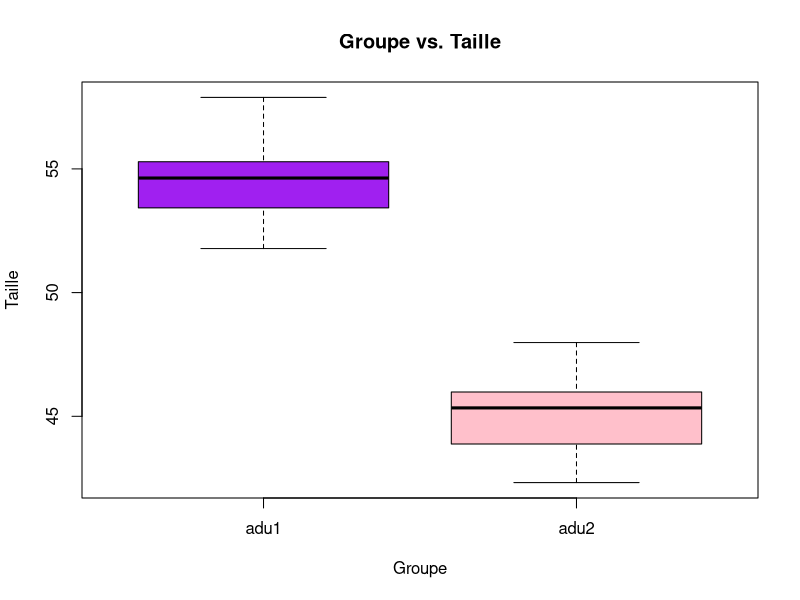
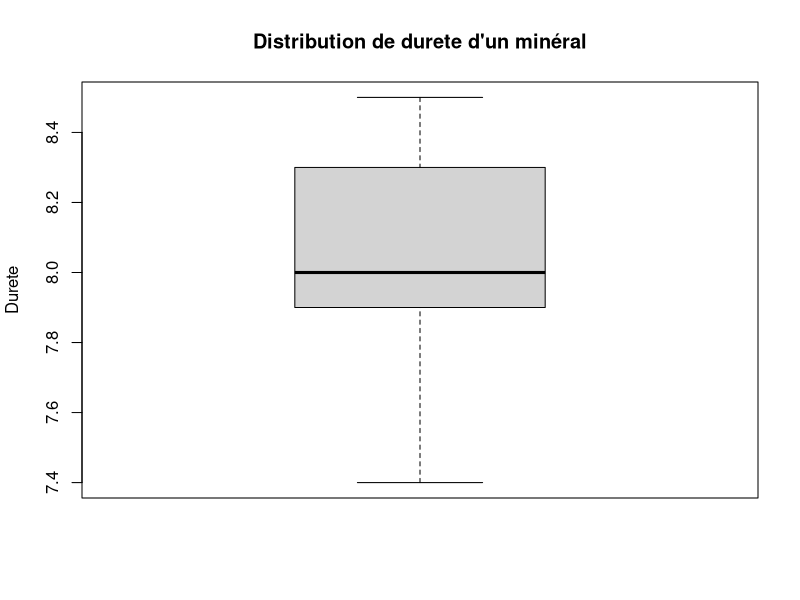
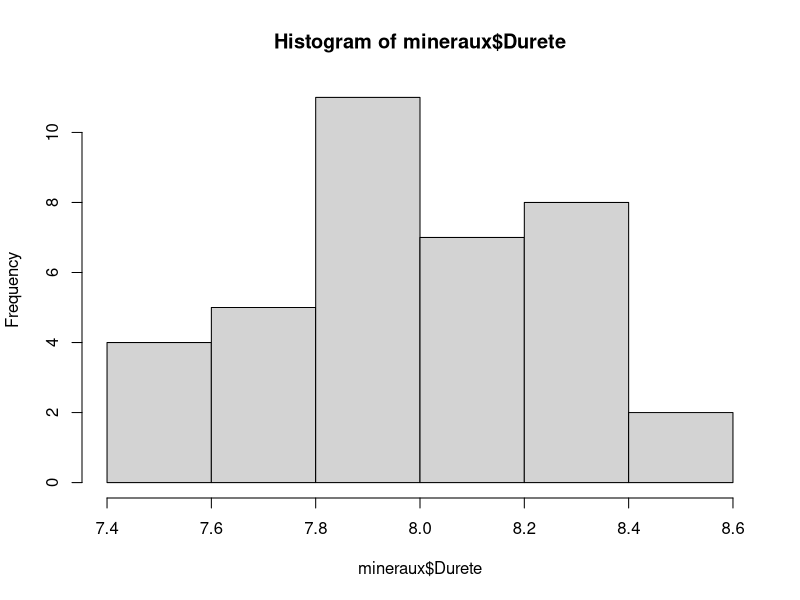
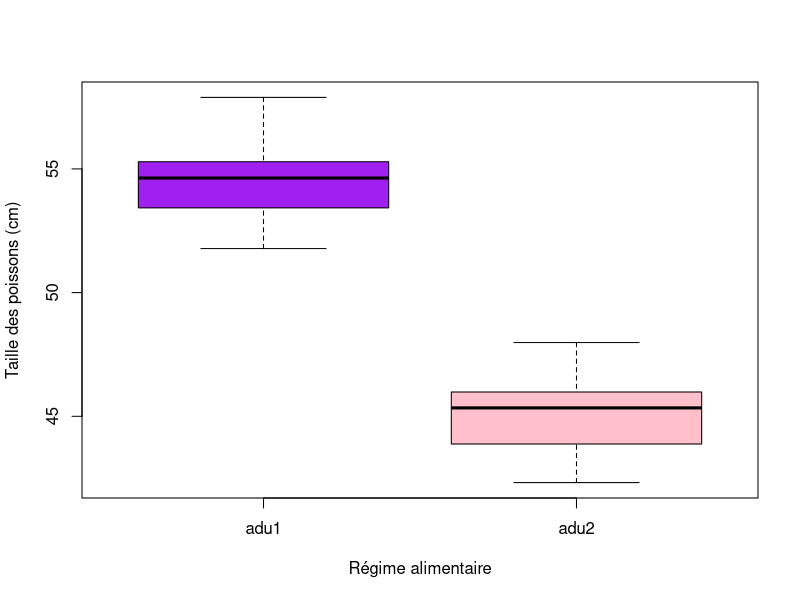
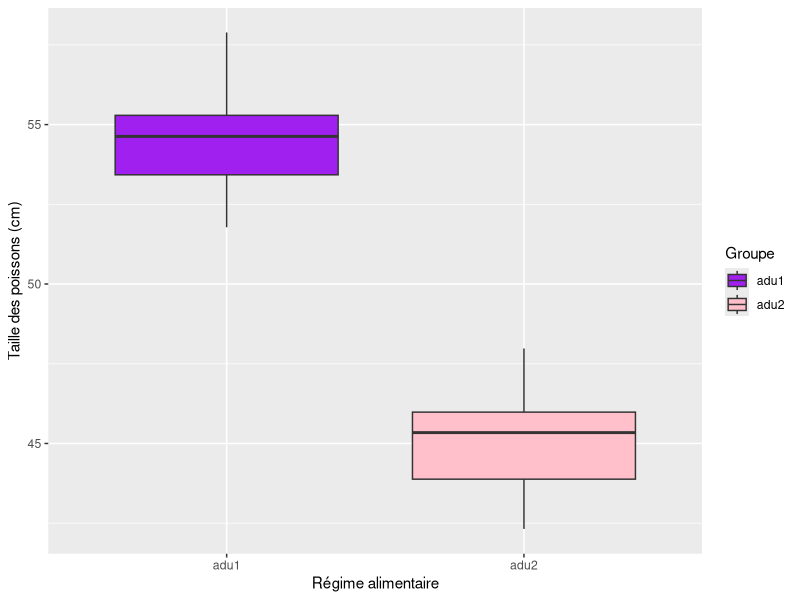
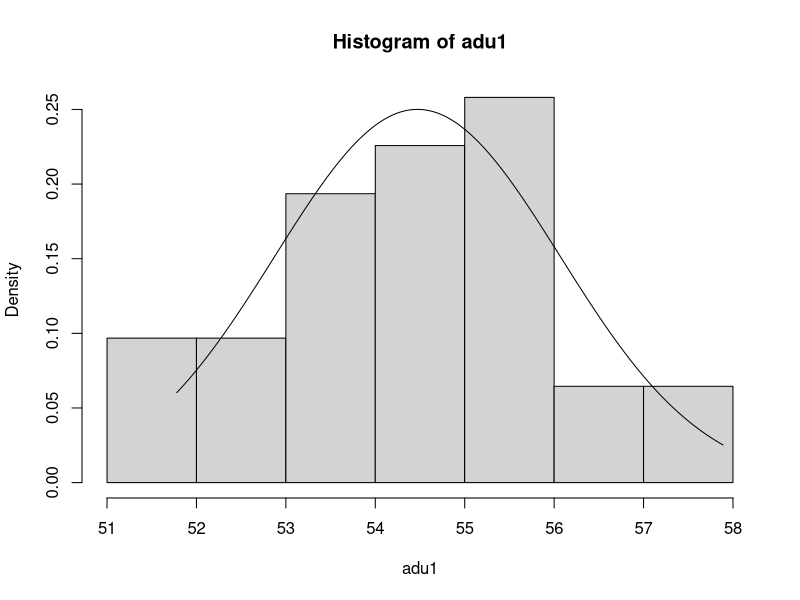
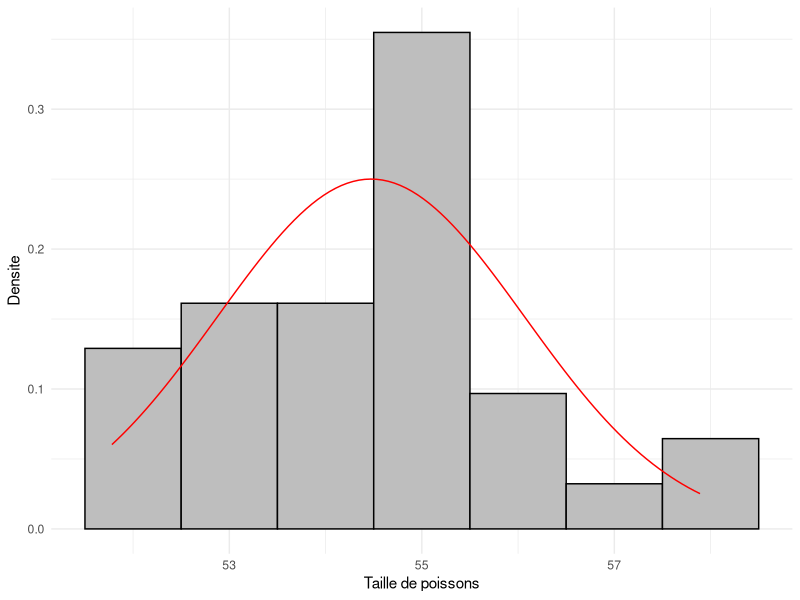
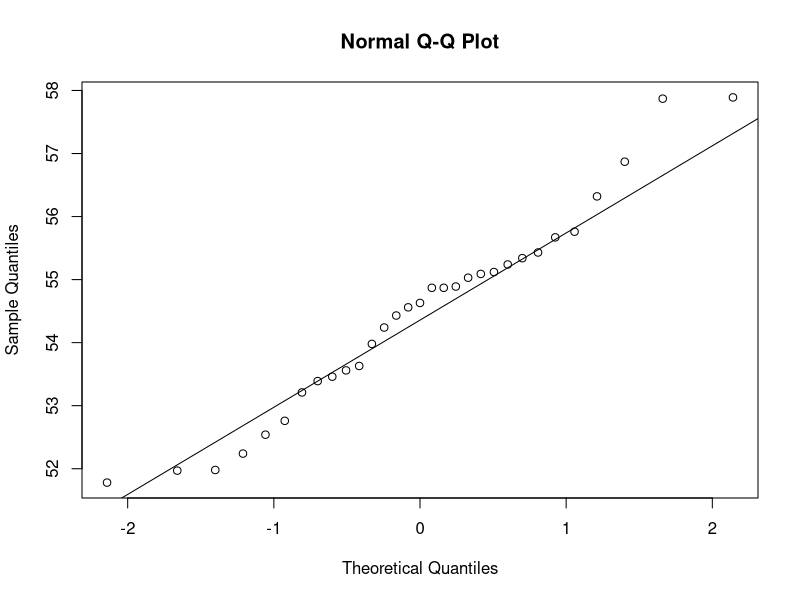

The R script that drew these images, in order: (Note: this script raises an error after producing the figures.)


#####################################################
#####################################################
##                                                 ##
##                   MODULE 4U001                  ##
##                                                 ##
##                TP1 - Tests simples              ##
##                                                 ##
#####################################################
#####################################################


# On prendra alpha = 5%.
# Vous enoncerez ce que sont mesure et facteur(s) s'il y a lieu,
# les conditions d'application, 
# et poserez les hypothèses testées.


###########################################################
##  1ere partie : le test de Student pour 1 echantillon  ##
###########################################################


# Cela revient a calculer l'intervalle de confiance de la moyenne µ dont est issu l'echantillon.

# Importons le jeu de donnees Datafish, qui contient les donnees de taille de poissons
# soumis a deux regimes alimentaires (1 et 2) differents.
Datafish <-read.csv("jeuxdedonnees/Datafish.csv", sep=";", dec=",")

boxplot(Mesure ~ Groupe, Datafish, 
        col= c("purple", "pink"),
        xlab = "Groupe", ylab = "Taille", main="Groupe vs. Taille")

# On veut tester si la moyenne theorique µ_1 dont est issu le premier groupe est de 53.
t.test(Datafish$Mesure[Datafish$Groupe=="adu1"],mu=53)

# Que concluez-vous ?
#'
#' On rejete l'hypothèse nulle parce que le p-value << 0.05. La moyenne de la population n'est pas alors 53.
#'

# On obtient la p-value du test de comparaison dont l'hypothèse H0 est µ=53, mais aussi l'intervalle de confiance a 95%
# Pour avoir l'effectif : fonction length
n=length(Datafish$Mesure[Datafish$Groupe=="adu1"]) ; n
# On peut aussi utiliser la fonction tapply() pour avoir l'effectif de tous les échantillons
tapply(Datafish$Mesure, Datafish$Groupe, length)

# Même si l'effectif est de 31, on peut verifier si l'échantillon est issu d'une distribution normale
# avec un test de Shapiro-Wilk (il en existe d'autres)
shapiro.test(Datafish$Mesure[Datafish$Groupe=="adu1"])
# On peut utiliser la fonction tapply pour le vérifier dans tous les échantilons
tapply(Datafish$Mesure, Datafish$Groupe, shapiro.test)
# non-rejet de H0, les donnees sont issues d'une distribution normale


##########
########## Exercices
##########

### Exercice 1
### Verifiez si la moyenne theorique dont est issu le groupe 2 est egale a 46.
t.test(Datafish$Mesure[Datafish$Groupe=="adu2"], mu=46)
#'
#' On rejete l'hypothèse nulle parce que le p-value < 0.05. La moyenne théorique n'est donc pas égale à 46.
#' 

### Exercice 2
### On a mesure la durete d'une serie de mineraux identiques preleves dans une meme mine.
### Les donnees sont dans le fichier Mineraux.
### Sont-ils aussi durs que le corindon (durete 8) ?
### Sans commande supplementaire, donner la moyenne et l'intervalle de confiance a 95%.
mineraux <- read.csv("jeuxdedonnees/Mineraux.csv", sep=";", dec=",")
nrow(mineraux) # 37, alors t.test

boxplot(mineraux, ylab = "Durete", main = "Distribution de durete d'un minéral")
hist(mineraux$Durete)

t.test(mineraux$Durete, mu=8)

#'
#' p-value = .3845
#' On ne peut pas rejeter l'hypothèse null (µ_mineral = 8) parce que le p-value > 0.05, alors on conclure
#' que le durété n'est pas significamment différent que celui du corindon.
#' 
#' Moyenne = 8.04, IC = [7.94, 8.13]
#'

#############################################
##  2eme partie : autres tests de Student  ##
#############################################

##########
########## Test de Student pour 2 échantillons indépendants
##########

# Question : existe-t-il une difference de taille des poissons entre les deux groupes dasn Datafish ?
# On peut representer graphiquement les donnees avec un boxplot
boxplot(Datafish$Mesure ~ Datafish$Groupe, col=c("purple","pink"),
        xlab = "Régime alimentaire",
        ylab = "Taille des poissons (cm)")


###################################################
# FACULTATIF : le meme graphique avec ggplot2
library(ggplot2)
ggplot(Datafish, aes(x = Groupe, y = Mesure, fill = Groupe)) +
  geom_boxplot() +
  labs(
    x = "Régime alimentaire",
    y = "Taille des poissons (cm)"
  ) +
  scale_fill_manual(values = c("purple","pink"))
###################################################

##### FACULTATIF VIZ DE LA DISTRIBUTION/NORMALE
adu1 = Datafish$Mesure[Datafish$Groupe == "adu1"]
seq.adu1 = seq(min(adu1), max(adu1), 0.001)
hist(adu1, freq=F)
lines(seq.adu1, dnorm(seq.adu1, mean(adu1), sd(adu1)))

df_adu1 = subset(Datafish, Groupe == "adu1")
# Datafish[Datafish$Groupe == "adu1",]
ggplot(df_adu1, aes(x=Mesure)) +
  geom_histogram(aes(y=after_stat(density)), binwidth = 1, 
                 fill = "grey", color = "black") + 
  stat_function(fun = dnorm, args = list(mean = mean(adu1), sd = sd(adu1)),
                color = "red") + 
  labs(x = "Taille de poissons", y = "Densite") + 
  theme_minimal()

##### FACULTATIF QQ PLOT
qqnorm(adu1)
qqline(adu1)

# Choix du test : test t pour deux echantillons independants
# Les effectifs sont legerement > 30 ; on verifie les conditions d'application
# Nous avons deja verifie precedemment que les echantillons sont issus de distributions normales
tapply(Datafish$Mesure, Datafish$Groupe, shapiro.test)

# Test d'egalite des variances
bartlett.test(Datafish$Mesure ~ Datafish$Groupe)
# Non rejet de H0, pas de difference significative entre les variances

# Les conditions d'application du test sont vérifiées. 
# Test de comparaison des deux groupes indépendants sous R :
t.test(Datafish$Mesure~Datafish$Groupe,var.equal=T) # test de Student qui part du principe que les variances sont egales

# Lorsqu'au moins un des echantillons est de petite taille,
# et si les variances sont differentes,
# ajouter l'argument var.equal = F : on conduit alors un test t de Welch.

# Lorsqu'au moins un des echantillons est de petite taille, 
# et si les donnees ne sont ni gaussiennes, ni transformables,
# alors on peut conduire un test par re-echantillonnage -disponible dans les packages lmperm, resample, boot ...

# On peut aussi faire un test non parametrique, le test de Mann-Whitney, c'est plus frequent (mais moins puissant).
wilcox.test(Datafish$Mesure~Datafish$Groupe)
# Le warning indique juste que la p-value est calculee sans ajustement avec les valeurs ex-aequo ;
# ce n'est pas un message d'erreur !


##########
########## Test de Student pour 2 echantillons apparies
##########

# On recupere le fichier Sommeil.csv, qui contient les mesures de la duree du sommeil d'etudiants avant et après un examen
Sommeil=read.csv("jeuxdedonnees/Sommeil.csv", sep=";", dec=",")
#On cherche a savoir si les etudiants dorment moins avant leur examen par rapport à après l'examen
head(Sommeil)

ggplot(data = Sommeil) + 
  geom_point(aes(x = Etudiants, y = Sommeil.Avant), color = "blue") +
  geom_point(aes(x = Etudiants, y = Sommeil.Apres), color = "red")

boxplot(Sommeil$Sommeil.Avant, Sommeil$Sommeil.Apres)

# Choix du test : t.test pour 2 ech apparies
dim(Sommeil) #les echantillons sont d'effectif < 30
# On verifie la normalite de la difference (effectif n < 30) et non pas des mesures
delta=Sommeil$Sommeil.Avant - Sommeil$Sommeil.Apres
shapiro.test(delta) # Normalité assuré

# Puis on fait le test t
t.test(Sommeil$Sommeil.Avant,Sommeil$Sommeil.Apres, paired=T, alternative="less")
# t-value significatif
# On ne verifie pas l'egalite des variances car c'est un test a 1 echantillon "deguise".
t.test(delta, mu=0, alternative = "less")

# La encore, en cas de petits echantillons non gaussiens, on peut aussi faire un test non parametrique.
# C'est le test de Wilcoxon, frequemment employe dans ce cas mais moins puissant qu'un test par re-echantillonnage.
wilcox.test(Sommeil$Sommeil.Avant,Sommeil$Sommeil.Apres,paired=T, alternative = "less")
# Concernant le warning : voir plus haut !


##########
########## Exercice
##########

### Exercice 3
### La ductilite (faculte de se deformer) a ete mesuree
# en determinant la pression necessaire pour briser/deformer plusieurs echantillons d'une roche, avant et apres chauffage.
### Le chauffage modifie t-il la ductilite ? Les donnees sont dans le fichier Ductilite.

Ductilite = read.csv("jeuxdedonnees/Ductilite.csv", sep=";", dec=",")
str(Ductilite)

# Examiner le jeux de donnees
head(Ductilite)
boxplot(Ductilite$preChauffage, Ductilite$postChauffage)
dim(Ductilite) # 24 2, n < 30

# Verifier normalite de la difference
Ductilite$delta = Ductilite$postChauffage - Ductilite$preChauffage
shapiro.test(Ductilite$delta) 
#' p-value = .039, alors on rejete l'hypothèse nulle que la différence suive la loi normale.

# On ne peut pas faire un test Student, alors on utilise le test Wilcox
wilcox.test(Ductilite$preChauffage, Ductilite$postChauffage,
            paired=T, alternative = "less")
#' p-value = 5.96e-08
#' p-value << 0.05, alors on rejete l'hypothèse nulle et on peut conclure qu'il y a 
#' une différence significante entre pre-chauffage et post-chauffage

###################################
##  3eme partie : tests du Chi2  ##
###################################

##########
########## Chi2 de conformite (comparaison a des donnees theoriques)
##########

# Considerons le pelage de cobayes (gris ou blanc, lisse ou rude) ; on obtient les effectifs suivants apres un croisement,
# correspondant aux 4 categories "gris et lisse", "blanc et lisse", "gris et rude" et "blanc et rude"
cobaye = c(50,20,22,5)

# On veut savoir si cela s'écarte significativement ou non des proportions théoriques prévues par la génétique (lois de Mendel)
# qui sont les suivantes : 9/16 de "gris et lisse", 3/16 de "blanc et lisse", 3/16 de "gris et rude" et 1/16 de "blanc et rude"
prop = c(9/16,3/16,3/16,1/16)

# Test du chi-deux de conformite sous R :
chisq.test(x=cobaye,p=prop)
#' p-value = .67 > .05, alors on ne réjete pas l'hypothèse nulle et peut conclure que les pelage des cobayes suivent les proportions

# Pour vérifier la règle de Cochran
# on va extraire les effectifs theoriques (ceux attendus sous H0) dans le test du chi-deux
chisq.test(x=cobaye,p=prop)$expected
# chisq.test(x = cobaye, p = prop) => names()

##########
########## Chi2 de comparaison (sur table de contingence, d'independance/d'homogénéité)
##########

# La categorie sociale et le sentiment d'appartenir a une classe sociale sont-ils independants ?
# On rentre les donnees dans une table, a l'aide d'une nouvelle fonction : matrix()
categorie=matrix(c(125, 190,588, 842, 1105, 888, 194, 300, 433, 694, 1227, 1024, 9, 6, 9, 10, 38, 45), 
                 6, 3)# ces arguments renseignent sur le nombre de lignes et de colonnes
# Mettons des titres aux lignes, puis aux colonnes
rownames(categorie)=c("Pas du tout","Tres peu","Un peu","Partiellement","En grande partie","Completement")
colnames(categorie)=c("Basse","Moyenne","Superieure")
categorie

barplot(categorie, beside=TRUE, col=rainbow(6))
barplot(categorie, col=rainbow(6), legend.text=FALSE, beside=TRUE, ylab="Effectifs")#barplot des effectifs observes
legend(15,1000,legend=rownames(categorie),cex=0.8,col=rainbow(6), pch=15)


# Conduite du test du Chi2 d'independance dans R, directement sur categorie :
chisq.test(categorie,correct=F)

# correct=F empeche R d'effectuer par defaut la correction de continuité de Yates,
# injustifiée quand le critère de Cochran est valide, et inutile autrement.

# Il y a un message d'alerte, qui indique qu'au moins un des effectifs theoriques est < 5.
# Voyons les effectifs theoriques :
chisq.test(categorie,correct=F)$expected
# On a 1 classe sur 18 qui a un effectif < 5, soit plus de 80% des classes a un effectif > 5 ;
# la règle de Cochran est respectée.

# Quand le critère de Cochran n'est pas respecte, on peut a la place utiliser le test exact de Fisher.
# Dans les donnees suivantes, il s'agit de performance a un test de memoire (+ ou -)
# par des abeilles traitees avec differents produits.
# On souhaite savoir si la performance est independante du traitement ou non par des produits.
memoire=matrix(c(0,10,3,7,8,1), 2, 3) # 2 lignes, 3 colonnes
rownames(memoire)=c("-","+")
colnames(memoire)=c("Controles","Produit 1","Produit 2")
memoire
#vérifions les effectifs theoriques
chisq.test(memoire,correct=F)$expected
# 50% des classes ont des effectifs < 5 ; condition d'application (regle de Cochran) non respectee
# On conduit alors le test exact de Fisher : 
fisher.test(memoire)


##########
########## Exercices
##########

### Exercice 4
### Lors d'une etude sur la pollution bacterienne, la presence ou l'absence de salmonelles a ete recensee a partir d'echantillons d'eau
### preleves dans l'estuaire de 3 bassins europeens. Les analyses fournissent les resultats suivants:
###                         Rhin	Loire 	Seine
### Presence de salmonelles	8	    10	    16
### Absence de salmonelles	2	    11	    23
### La presence / absence de salmonelles est-elle homogene dans les 3 estuaires ?

# étape 1: Création de données
salmonelles = matrix(c(8, 2, 10, 11, 16, 23), 2, 3)
rownames(salmonelles)=c("Presence de salmonelles","Absence de salmonelles")
colnames(salmonelles)=c("Rhin","Loire","Seine")
salmonelles

# répresentation graphique des données
barplot(salmonelles, beside = TRUE, col=rainbow(2))

# Choix du test: Chi2 de comparaison.

## Vérifier effectifs théoriques (règle de Cochran)
chisq.test(salmonelles,correct=F)$expected
## Qu'un seul effectif a un valeur < 5 (+80% ont effectif > 5), alors le règle de Cochran est respecté

chisq.test(salmonelles,correct=F)
#' p-value = 0.088
#' On accept l'hypothèse nulle, que la presence d'absence des salmonelles ne varient pas d'une manière significatif selon la fleuve d'intérêt


### Exercice 5
### Le couvert vegetal du Parc naturel de Yellowstone est compose a 25,8 % de peuplements feuillus, 38 % de peuplements mixtes,
### 25,8 % de resineux et 10,4 % de marecages. Au sein du parc, l'elan d'Amerique a ete localise par telemetrie a 511 reprises au cours d'une annee.
### Sur les 511 localisations, 118 se situaient dans les feuillus, 201 dans les peuplements mixtes, 110 dans les resineux et 82 dans les marecages. 
### L'élan d'Amerique frequente-il indifferemment les differents milieux du parc ?

elanpourcentfrequentation = c(118, 201, 110, 82)
couvertvegetal = c(0.258, 0.38, 0.258, 0.104)

barplot(elanpourcentfrequentation/sum(elanpourcentfrequentation))

# Choix du test: Chi-squred de conformité 

chisq.test(elanpourcentfrequentation, p=couvertvegetal)
# p = 0.0001064
# On rejète l'hypothèse nulle parce que p << 0.05, alors on conclure que les élans d'Amérique ne fréquentent pas indifférement les milieux.

# Condition d'application: Règle de cochran. Il n'y a pas vraiment besoin de vérifier la condition mais pourquoi pas
all(chisq.test(elanpourcentfrequentation, p=couvertvegetal)$expected > 5)


# IMPLEMENTATION ORIGINALE
elanpourcentfrequentation = c(118, 201, 110, 82)
couvertvegetal = c(0.258, 0.38, 0.258, 0.104) * 511
elanmatrix = rbind(elanpourcentfrequentation, couvertvegetal)
rownames(elanmatrix) = c("Frequente par Elan", "Parc entier")
colnames(elanmatrix) = c("Peuplements feuillus", "Peuplements mixtes", "Resineux", "Marecages")
elanmatrix


chisq.test(elanmatrix,correct=F)
#' H0 = dist(elan) == dist(parcentier)
#' H1 = dist(elan) ≠ dist(parcentier)
#' p-value = 0.029
#' On rejete l'hypothèse nulle parce que le p-value < 0.05. On peut alors conclure que il y a une différence significante 
#' entre la distribution de végétation à Yosemite et celle de la fréquentation d'élan
